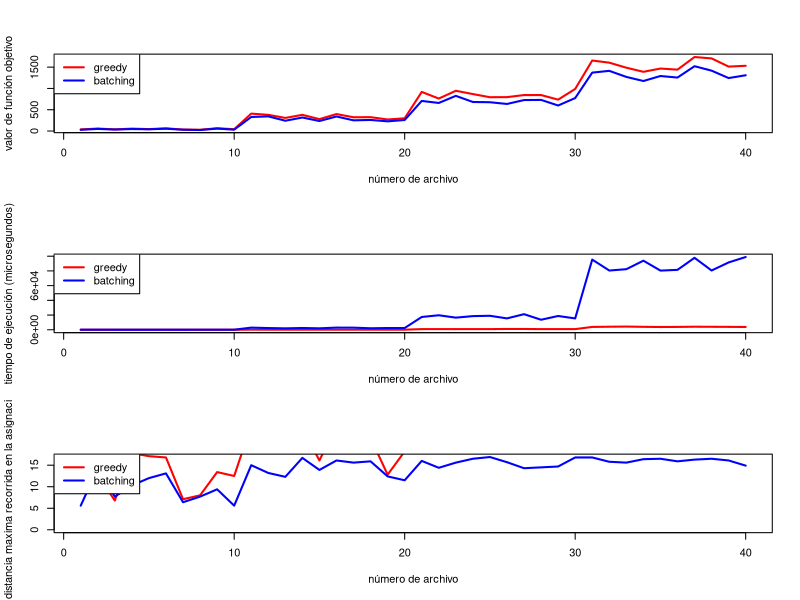
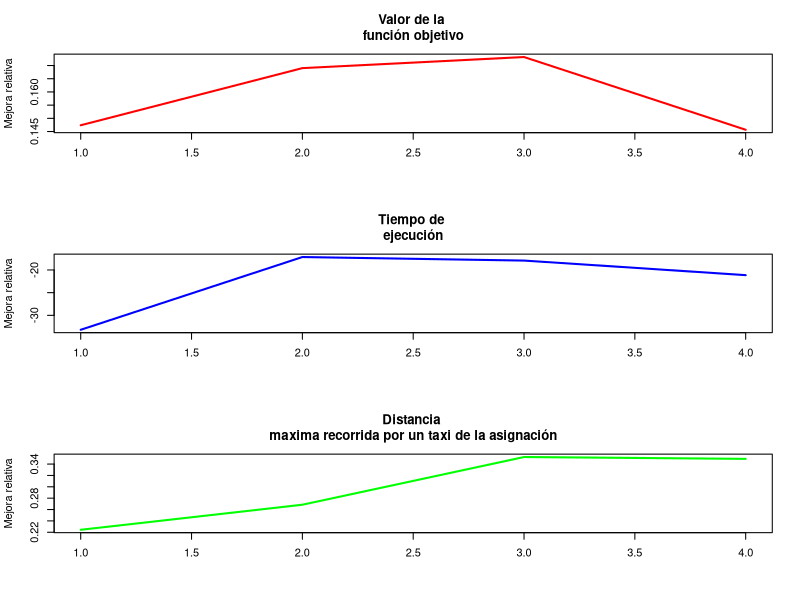

R code for these plots, in order:
setwd("/Users/macbookpro/Desktop/TP_TDV")
csv <- read.csv("gap.csv", header = TRUE, sep = ",")
funciones <- csv[2:7]
gap <- csv[8:10]

small <- gap[1:10, ]
medium <- gap[11:20, ]
large <- gap[21:30, ]
xl <- gap[31:40, ]

colors <- c("red", "blue", "green", "purple")

#grafico el valor de las métricas estudiadas con ambos métodos,
#a medida aumenta el tamaño de la entrada
par(mfrow = c(3, 1))

plot(funciones$f_obj.greedy, type = "l",
     col = colors[1], lwd = "2",
     xlab = "número de archivo",
     ylab = "valor de función objetivo")
lines(funciones$f_obj.mcf, col = colors[2], lwd = "2")
legend("topleft", legend = c("greedy", "batching"), col = colors[1:2], lwd = 2)

plot(funciones$tiempo.greedy, type = "l",
     col = colors[1], lwd = "2", ylim = c(0, max(funciones$tiempo.mcf)),
     xlab = "número de archivo",
     ylab = "tiempo de ejecución (microsegundos)")
lines(funciones$tiempo.mcf, col = colors[2], lwd = "2")
legend("topleft", legend = c("greedy", "batching"), col = colors[1:2], lwd = 2)

plot(funciones$dist_max.greedy, type = "l",
     col = colors[1], lwd = "2", ylim = c(0, max(funciones$dist_max.mcf)),
     xlab = "número de archivo",
     ylab = "distancia maxima recorrida en la asignación")
lines(funciones$dist_max.mcf, col = colors
[2], lwd = "2")
legend("topleft", legend = c("greedy", "batching"), col = colors[1:2], lwd = 2)

par(mfrow = c(1, 1))

#guardo los promedios de cada métrica, para cada instancia
df <- data.frame(
  z_f_obj_prom = c(mean(small$z_f_obj),
                   mean(medium$z_f_obj),
                   mean(large$z_f_obj),
                   mean(xl$z_f_obj)),
  z_tiempo_prom = c(mean(small$z_tiempo),
                    mean(medium$z_tiempo),
                    mean(large$z_tiempo),
                    mean(xl$z_tiempo)),
  z_d_max_prom = c(mean(small$z_d_max),
                   mean(medium$z_d_max),
                   mean(large$z_d_max),
                   mean(xl$z_d_max))
)

colors <- c("red", "blue", "green")


#grafico la mejora relativa de cada métrica (en promedio)
par(mfrow = c(3, 1))

plot(df$z_f_obj_prom, type = "l",
col = colors[1], xlab = "", ylab = "Mejora relativa", main = "Valor de la 
función objetivo", ylim = c(min(df$z_f_obj_prom), max(df$z_f_obj_prom)), 
lwd = "2")

plot(df$z_tiempo_prom, type = "l",
col = colors[2], xlab = "", ylab = "Mejora relativa", main = "Tiempo de 
ejecución", ylim = c(min(df$z_tiempo_prom), max(df$z_tiempo_prom)), lwd = "2")

plot(df$z_d_max_prom, type = "l",
col = colors[3], xlab = "", ylab = "Mejora relativa", main = "Distancia 
maxima recorrida por un taxi de la asignación",
ylim = c(min(df$z_d_max_prom), max(df$z_d_max_prom)), lwd = "2")

par(mfrow = c(1, 1))



#H0: z_f_obj = 0 (no hay mejora)
#H1: z_f_obj > 0 (hay mejora)
var_muestral <- var(gap$z_f_obj)
media_muestral <- mean(gap$z_f_obj)
t_obs <- (media_muestral - 0) / sqrt(var_muestral / 10)
p_valor <- pnorm(t_obs, lower.tail = FALSE)
print("p-valor total para test de mejora relativa de la funcion objetivo")
print(p_valor)



#H0: z_tiempo = 0 (no hay mejora)
#H1: z_tiempo > 0 (hay mejora)
var_muestral <- var(gap$z_tiempo)
media_muestral <- mean(gap$z_tiempo)
t_obs <- (media_muestral - 0) / sqrt(var_muestral / 10)
p_valor <- pnorm(t_obs, lower.tail = FALSE)
print("p-valor total para test de mejora relativa de la funcion objetivo")
print(p_valor)


#H0: z_d_max = 0 (no hay mejora)
#H1: z_d_max > 0 (hay mejora)
var_muestral <- var(gap$z_d_max)
media_muestral <- mean(gap$z_d_max)
t_obs <- (media_muestral - 0) / sqrt(var_muestral / 10)
p_valor <- pnorm(t_obs, lower.tail = FALSE)
print("p-valor total para test de mejora relativa de la distancia máxima")
print(p_valor)




small2 <- csv[1:10, c(2, 5)]
var_muestral_small_greedy <- var(small2$f_obj.greedy)
var_muestral_small_mcf <- var(small2$f_obj.mcf)
media_muestral_small_greedy <- mean(small2$f_obj.greedy)
media_muestral_small_mcf <- mean(small2$f_obj.mcf)
t_obs <- (media_muestral_small_greedy - 
            media_muestral_small_mcf) / sqrt((var_muestral_small_greedy +
                                                var_muestral_small_mcf) / 10)
print(media_muestral_small_greedy)
print(media_muestral_small_mcf)
p_valor_small <- pnorm(t_obs, lower.tail = FALSE)
print(p_valor_small)

